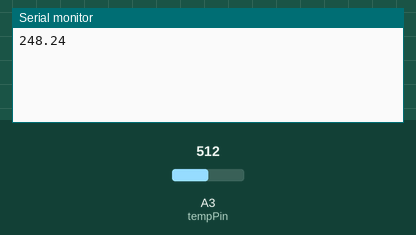
Simulated run of this sketch. Board: Arduino Uno, built with avr-gcc and run on an emulated ATmega328P. On the bench: the last lines printed to the serial monitor. Inputs (shaded band) come from the test bench; at power-on: A3 (tempPin) = 512.

Above: at 1.7 s.
1.8 s: A3 (tempPin) set to 716
At 2.7 s:
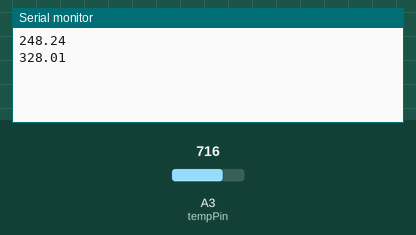
3.3 s: A3 (tempPin) set to 900
At 4.4 s:
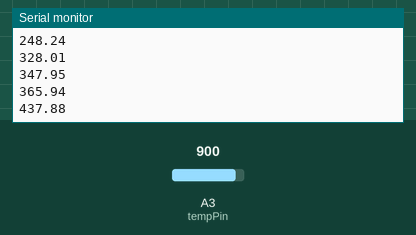
Timing chart, 0 to 6.3 s (numbered marks = the images above; inputs shaded):
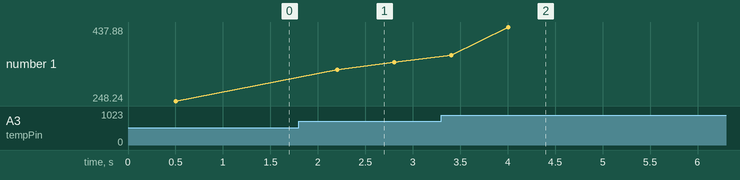

Measured:
- after the input at 1.8 s, the serial monitor: prints a new line after 0.40 s (image 1)
- after the input at 3.3 s, the serial monitor: prints a new line after 0.11 s (image 2)
- plotted number 1: 248.24 → 347.95 after the input at 1.8 s, 347.95 → 437.88 after the input at 3.3 s

The sketch:

read_temp_LM35.ino
```cpp
/*
  Based on ReadAnalogVoltage
 Reads an analog input on tempPin, converts it to teperature in Celcius, and prints the result to the serial monitor.
 Attach the center pin of the LM35 tempPin, and the outside pins to +5V and ground.

 This code is in the public domain.
 */

int tempPin = A3;

float temp;
float oldTemp;

// the setup routine runs once when you press reset:
void setup() {
  // initialize serial communication at 9600 bits per second:
  Serial.begin(9600);

  oldTemp = readSensor(tempPin);
  Serial.println(oldTemp);
}

// the loop routine runs over and over again forever:
void loop() {
  temp = readSensor(tempPin);
  if (temp != oldTemp) {
    Serial.println(temp);
    oldTemp = temp;
  }

  delay(100);
}

float readSensor(int pin) {
  // read the input on analog pin 0:
  int sensorValue = 0;
  int loops = 5;
  while (loops > 0) {
    sensorValue += analogRead(pin);
    loops--;
    delay(100);
  }
  // Convert the analog reading (which goes from 0 - 1023) to a voltage (0 - 5V):
  return (sensorValue * (5.0 / 1023.0) / 0.05) -2;
}
```
